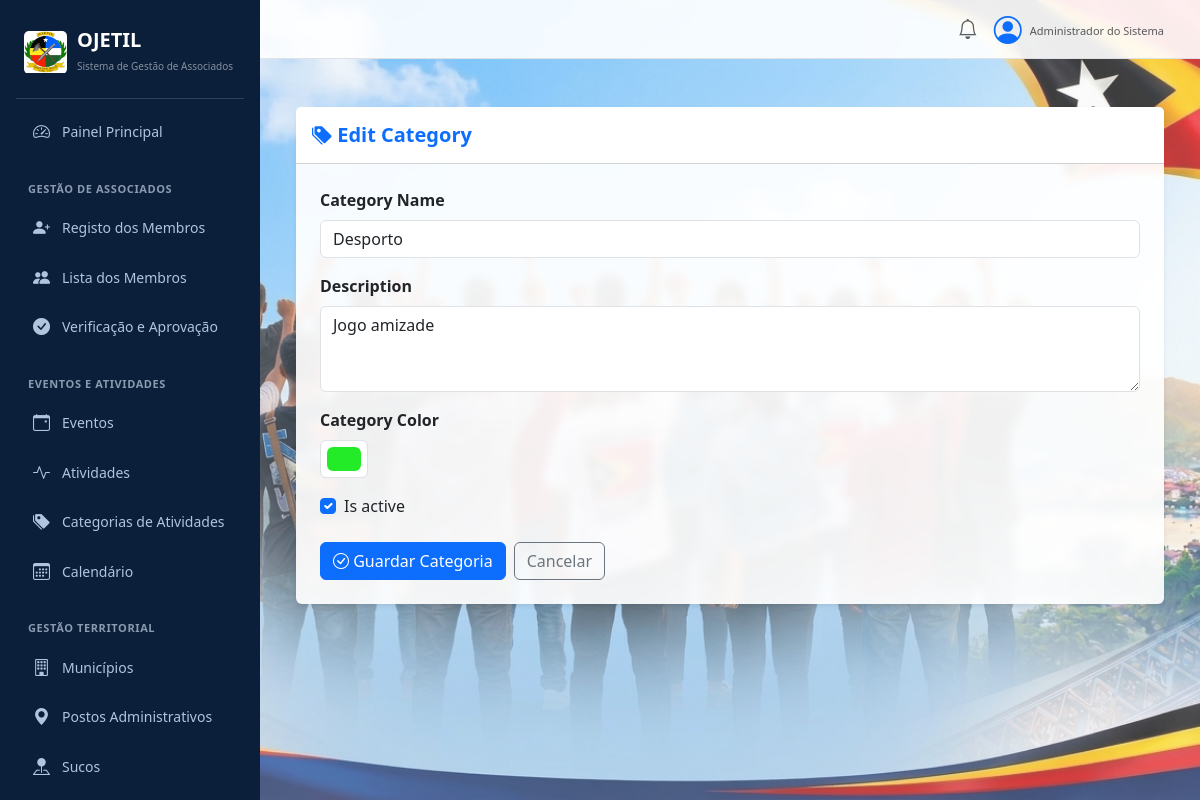
The app's page /events/categories/2/edit/ with its own data.
### events/models.py (models this page shows, shortened)
class ActivityCategory(models.Model):
    name = models.CharField(
        max_length=100,
        unique=True,
        verbose_name="Category Name"
    )
    description = models.TextField(
        blank=True,
        verbose_name="Description"
    )
    color = models.CharField(
        max_length=7,
        default="#2563eb",
        verbose_name="Category Color"
    )
    is_active = models.BooleanField(default=True)
    created_at = models.DateTimeField(auto_now_add=True)
    class Meta:
        ordering = ["name"]
        verbose_name = "Activity Category"
        verbose_name_plural = "Activity Categories"

### events/views.py (the view)
# urls.py: path("categories/<int:pk>/edit/", views.activity_category_update, name="activity_category_update"),
def activity_category_update(request, pk):
    category = get_object_or_404(
        ActivityCategory,
        pk=pk
    )
    if request.method == "POST":
        form = ActivityCategoryForm(
            request.POST,
            instance=category
        )
        if form.is_valid():
            form.save()
            messages.success(
                request,
                "Activity category updated successfully."
            )
            return redirect(
                "events:activity_category_list"
            )
    else:
        form = ActivityCategoryForm(
            instance=category
        )
    return render(
        request,
        "events/activity_category_form.html",
        {
            "form": form,
            "category": category,
            "page_title": "Edit Category",
        }
    )

### events/forms.py
class ActivityCategoryForm(forms.ModelForm):
    class Meta:
        model = ActivityCategory
        fields = [
            "name",
            "description",
            "color",
            "is_active",
        ]
        widgets = {
            "name": forms.TextInput(attrs={
                "class": "form-control",
                "placeholder": "Ex: Community Service",
            }),
            "description": forms.Textarea(attrs={
                "class": "form-control",
                "rows": 3,
                "placeholder": "Deskrisaun kona-ba kategoria...",
            }),
            "color": forms.TextInput(attrs={
                "class": "form-control form-control-color",
                "type": "color",
            }),
            "is_active": forms.CheckboxInput(attrs={
                "class": "form-check-input",
            }),
        }

### events/templates/events/activity_category_form.html (shortened to what this page needs)
{% extends 'dashboard/base.html' %}
{% block content %}
<div class="container-fluid py-4">
    <div class="card border-0 shadow-sm">
        <div class="card-header bg-white py-3">
            <h5 class="mb-0 fw-bold text-primary">
                <i class="bi bi-tags-fill"></i>
                {{ page_title }}
            </h5>
        </div>
        <div class="card-body p-4">
            <form method="post">
                {% for field in form %}
                    <div class="mb-3">
                        {% if field.field.widget.input_type == "checkbox" %}
                            <div class="form-check">
                                {{ field }}
                                <label class="form-check-label"
                                       for="{{ field.id_for_label }}">
                                    {{ field.label }}
                                </label>
                            </div>
                        {% else %}
                            <label class="form-label fw-semibold"
                                   for="{{ field.id_for_label }}">
                                {{ field.label }}
                            </label>
                            {{ field }}
                        {% endif %}
                    </div>
                {% endfor %}
                <div class="d-flex gap-2 mt-4">
                    <button type="submit"
                            class="btn btn-primary">
                        <i class="bi bi-check-circle"></i>
                        Guardar Categoria
                    </button>
                    <a href="{% url 'events:activity_category_list' %}"
                       class="btn btn-outline-secondary">
                        Cancelar
                    </a>
                </div>
            </form>
        </div>
    </div>
</div>
{% endblock %}

### records on screen
ActivityCategory: form "Desporto" "Jogo amizade" "#24eb27", form "☑"

### other values on screen
{{ page_title }} "Edit Category"
{{ field.label }} "Category Name" "Description" "Category Color"
{{ field.label }} "Is active"
